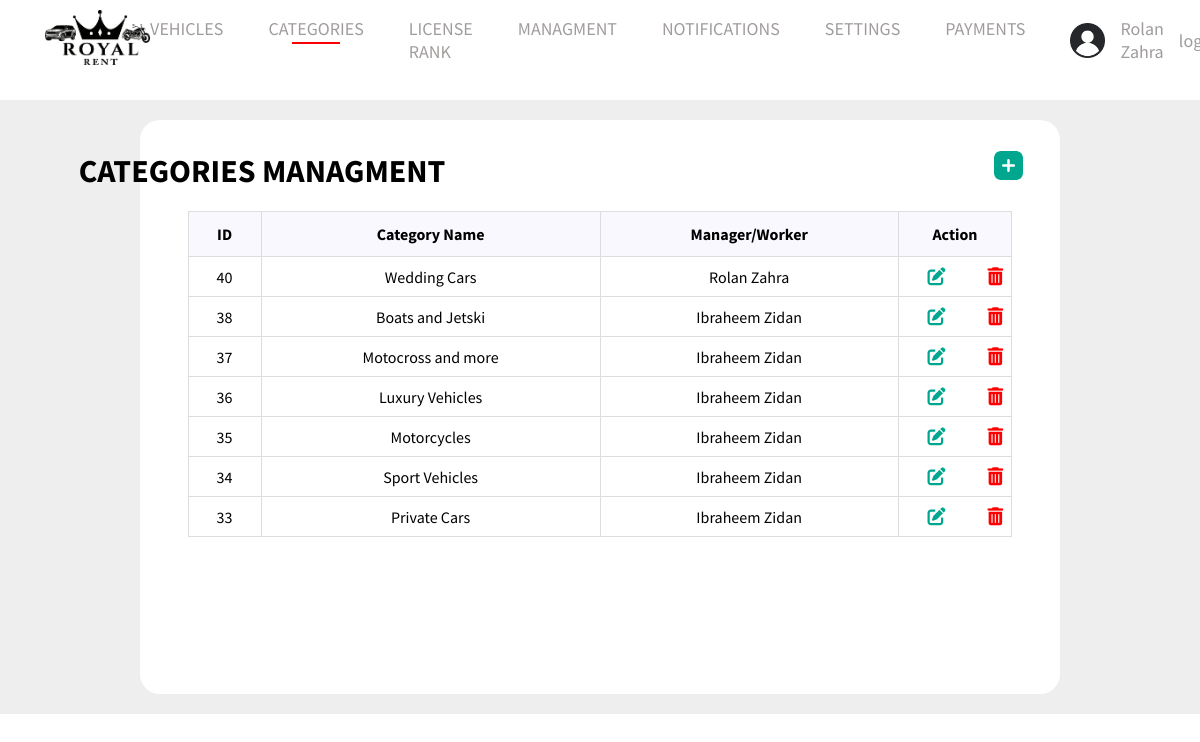
The page /admin/categories.php (signed in) on the database its author committed.
### tables this page shows
CREATE TABLE `settings` (
  `id` int(11) NOT NULL,
  `name` varchar(111) NOT NULL,
  `logo` varchar(111) NOT NULL,
  `email` varchar(111) NOT NULL,
  `phone` varchar(111) NOT NULL,
  `whatsapp` varchar(111) NOT NULL,
  `facebook` varchar(111) NOT NULL,
  `instagram` varchar(111) NOT NULL,
  `address` varchar(111) NOT NULL
);

CREATE TABLE `categories` (
  `id` int(11) NOT NULL,
  `name` varchar(111) NOT NULL,
  `user_id` int(11) NOT NULL
);

CREATE TABLE `users` (
  `id` int(11) NOT NULL,
  `name` varchar(111) NOT NULL,
  `username` varchar(111) NOT NULL,
  `email` varchar(111) NOT NULL,
  `password` varchar(111) NOT NULL,
  `role` varchar(111) NOT NULL,
  `status` varchar(1) NOT NULL,
  `linces` varchar(111) DEFAULT NULL,
  `address` varchar(111) NOT NULL,
  `phone` varchar(111) NOT NULL,
  `card_photo` varchar(111) DEFAULT NULL,
  `image` varchar(111) NOT NULL,
  `dateofbirthday` varchar(111) NOT NULL,
  `LicenseNum` varchar(111) NOT NULL
);

### admin/categories.php (the view, shortened to what this page needs)
<?php
$selected = 'dashborad';
include('include/header.php');
$sql = $con->prepare("select categories.*, users.name as user_name from categories,users  where categories.user_id=users.id   order by categories.id DESC");
$sql->execute();
$categories = $sql->fetchAll();
?>
<div class="data">
    <div class="items">
        <div class="header">
            <h1 class="">CATEGORIES MANAGMENT</h1>
            <a href="addCategory.php"><img src="../images/Plus.png"></a>
        </div>
        <table id="customers">
            <tr style="color:red">
                <th style="text-align:center;">ID</th>
                <th style="text-align:center;">Category Name</th>
                <th style="text-align:center;">Manager/Worker</th>
                <th style="text-align:center; width:50px">Action</th>
            </tr>
            <?php
            foreach ($categories as $category) {
            ?>
                <tr >
                    <td style="text-align:center;"><?php echo $category['id'] ?></td>
                    <td style="text-align:center;"><?php echo $category['name'] ?></td>
                    <td style="text-align:center;"><?php echo $category['user_name'] ?></td>
                    <?php
                    if ($category['user_id'] == $_SESSION['user_id'] || $_SESSION['role'] == 'admin') { ?>
                        <td style="text-align:center;">
                            <a class="text-center" href="editCategory.php?id=<?php echo $category['id'] ?>"><i class="fa-solid fa-pen-to-square"></i></a>
                            <a class="text-center delete" href="deleteCategory.php?id=<?php echo $category['id']  ?>" onclick="return confirm('Are you sure you want to delete this category')"><i  class="fa-solid fa-trash-can delete"></i></a>
                        </td>
                    <?php } else { ?>
                        <td style="text-align:center;">no there action</td>
                    <?php } ?>
                </tr>
            <?php } ?>
        </table>
    </div>
</div>

### admin/include/header.php (shortened to what this page needs)
<?php
require_once "connect.php";
?>
<!DOCTYPE html>
<html lang="en">
<head>
    <link rel="stylesheet" href="Styles/global.css">
    <link rel="stylesheet" href="Styles/navbar.css">
    <link rel="stylesheet" href="Styles/footer.css">
    <?php if ($selected == 'dashborad') { ?>
        <link rel="stylesheet" href="../Styles/dashborad.css">
    <?php } else if ($selected == 'dashboradAdd') { ?>
        <link rel="stylesheet" href="../Styles/dashboradAdd.css">
    <?php
    } else {
    ?>
        <link rel="stylesheet" href="../Styles/admin.css">
    <?php } ?>
    <link rel="stylesheet" href="https://cdnjs.cloudflare.com/ajax/libs/font-awesome/6.1.1/css/all.min.css" />
</head>
<body>
    <div class="navigation">
        <div class="nav-Content">
            <?php
            $stmt = $con->prepare('select *  from settings where id=1');
            $stmt->execute();
            $stting = $stmt->fetch();
            ?>
            <a ><img class="Logo" src="../images/<?php echo $stting['logo'] ?> " alt="Logo"></a>
            <ul class="nav-links" id="navLinks">
                <li class="test-menu"><a <?php if (
                                                basename($_SERVER['PHP_SELF']) == "vehicles.php" ||
                                                basename($_SERVER['PHP_SELF']) == 'user_vehicles.php' ||
                                                basename($_SERVER['PHP_SELF']) == 'receipt_vehicles.php' ||
                                                basename($_SERVER['PHP_SELF']) == 'commentsuser.php'
                                            ) {
                                                echo "class='selected'";
                                            } ?>>VEHICLES</a>
        </li>
        <li><a <?php if (basename($_SERVER['PHP_SELF']) == "categories.php") {
                    echo "class='selected'";
                } ?> href="categories.php">CATEGORIES</a></li>
        <li><a <?php if (basename($_SERVER['PHP_SELF']) == "lincenesrank.php") {
                    echo "class='selected'";
                } ?> href="lincenesrank.php">LICENSE RANK </a></li>
        <?php
        if ($_SESSION["role"] == 'admin') { ?>
            <li class="test-menu"><a <?php if (
                                            basename($_SERVER['PHP_SELF']) == "worker.php" ||
                                            basename($_SERVER['PHP_SELF']) == "users.php" ||
                                            basename($_SERVER['PHP_SELF']) == "contact_us.php" ||
                                            basename($_SERVER['PHP_SELF']) == "users_clubs.php"
                                        ) {
                                            echo "class='selected'";
                                        } ?>>MANAGMENT</a>
            </li>
            <li><a <?php if (basename($_SERVER['PHP_SELF']) == "notifications.php") {
                        echo "class='selected'";
                    } ?> href="notifications.php">NOTIFICATIONS</a></li>
            <li><a <?php if (basename($_SERVER['PHP_SELF']) == "setting.php") {
                        echo "class='selected'";
                    } ?> href="setting.php"> SETTINGS</a></li>
        <?php
        }  ?>
        <li><a <?php if (basename($_SERVER['PHP_SELF']) == "paymentuser.php") {
                    echo "class='selected'";
                } ?> href="paymentuser.php">PAYMENTS </a></li>
        </ul>
        <div class="Avatar">
            <?php
            if (isset($_SESSION['user_id'])) {
                echo ' <img src="../images/defaultAvatar.png" class="Avatar-Logo" alt="Avatar-Logo">';
            ?>
                <a href="editprofile.php"><?php echo  $_SESSION["name"] ?></a>
            <?php echo '<a href="logout.php">logout</a>';
            } else {
                echo '<a href="login.php">login</a>';
                echo '<a href="logout.php">register</a>';
            }
            ?>
        </div>
    </div>
    </div>

### admin/Styles/global.css (style rules this page uses)
* { font-family: "Source Sans Pro", sans-serif; margin: 0; padding: 0; }

### admin/Styles/navbar.css (style rules this page uses)
.nav-Content { display: flex; justify-content: space-between; align-items: center; margin: 0px 45px; }
.nav-links { display: flex; gap: 45px; }
.nav-links li, a { list-style: none; text-decoration: none; font-size: 18px; color: #111; }
.nav-links li { position: relative; }
.Logo { height: 55px; padding: 10px 0; }
.Avatar-Logo { width: 35px; }
.Avatar, .res-Avatar { display: flex; align-items: center; gap: 15px; }
.selected::after { content: " "; display: block; background-color: red; width: 50%; margin: 2px auto; height: 2px; transition: 0.2s; }
.resNavLinks li, a { list-style: none; text-decoration: none; font-size: 18px; color: #111; }

### admin/Styles/footer.css (style rules this page uses)
.main-footer-content li, a { list-style: none; color: rgb(160, 156, 156); transition: 0.2s; }

### Styles/dashborad.css (style rules this page uses)
.header { display: flex; margin-top: 29px; justify-content: space-around; margin-left: -98px; }
.header a { margin-left: 479px; }
.data { margin-top: 20px; padding: 20px; background-color: #eee; }
.items { padding: 2px; background-color: #fff; border-radius: 20px; width: 79%; margin: auto; }
#customers { font-family: Arial, Helvetica, sans-serif; border-collapse: collapse; width: 90%; margin: 20px auto; margin-bottom: 155px; justify-content:center }
#customers td, #customers th { border: 1px solid #ddd; padding: 8px; }
#customers tr:nth-child(even) { background-color: #f2f2f2; }
#customers th { padding-top: 12px; padding-bottom: 12px; text-align: left; background-color: #04AA6D; color: white; }
tr { background: #fff; }
td { background: #fff; }
td a { display: inherit; color: #00A78E; padding-left: 21px; }
th { color: #000 !important; background: #F8F8FE !important; }
td .delete { display: inherit; color: red !important; padding-left: 21px; }
.text-center { margin-top: 20px; }
table { margin-top: 20px !important; }

### rows shown on the page
settings: logo (picture)
categories: id "40", name "Wedding Cars", user.name "Rolan Zahra"
categories: id "38", name "Boats and Jetski", user.name "Ibraheem Zidan"
categories: id "37", name "Motocross and more", user.name "Ibraheem Zidan"
categories: id "36", name "Luxury Vehicles", user.name "Ibraheem Zidan"
categories: id "35", name "Motorcycles", user.name "Ibraheem Zidan"
categories: id "34", name "Sport Vehicles", user.name "Ibraheem Zidan"
categories: id "33", name "Private Cars", user.name "Ibraheem Zidan"

### other values the page prints
$_SESSION["name"] "Rolan Zahra"
